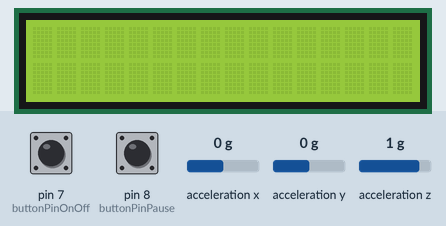
Recording of a sketch running on a simulated Arduino Uno, built with avr-gcc and run on an emulated ATmega328P. On the bench: 16×2 character LCD. The test bench sets the inputs (shaded band); at power-on: pin 7 (buttonPinOnOff) HIGH, pin 8 (buttonPinPause) HIGH, acceleration x 0 g, acceleration y 0 g, acceleration z 1 g.

Above: at 1.6 s.
1.7 s: pin 7 (buttonPinOnOff) pulled LOW for 3.2 s
At 6.2 s:
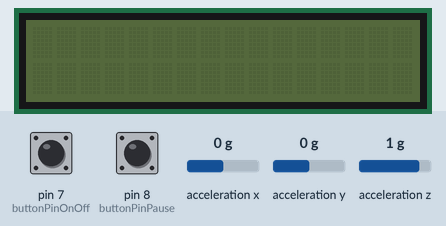
6.4 s: pin 8 (buttonPinPause) pulled LOW for 3.2 s
At 11.1 s:
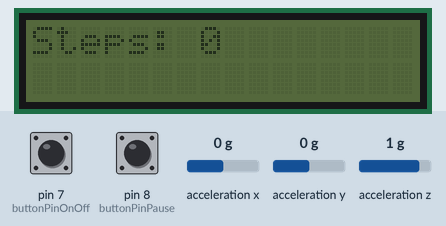
12.0 s: pin 7 (buttonPinOnOff) pulled LOW for 0.15 s
At 13.8 s:
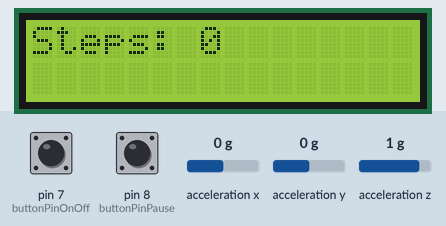
14.5 s: pin 8 (buttonPinPause) pulled LOW for 3.2 s
At 16.3 s:
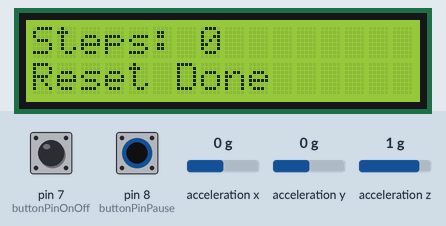
20.1 s: pin 7 (buttonPinOnOff) pulled LOW for 1 s
At 20.9 s:
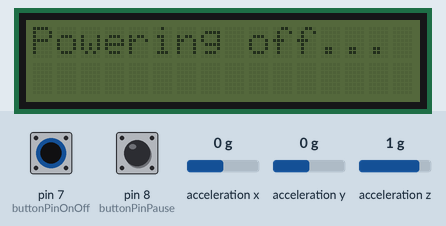
22.6 s: pin 8 (buttonPinPause) pulsed LOW 2 times (0.12 s each, 0.3 s apart)
At 24.0 s:
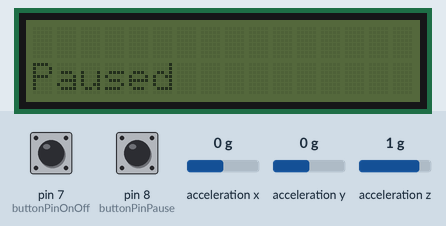
Timing chart, 0 to 25.6 s (numbered marks = the images above; inputs shaded):
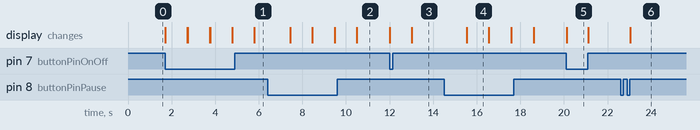

Measured:
- after the input at 1.7 s, the display: first changes at once (image 1 shows a later state)
- after the input at 6.4 s, the display: first changes after 1.0 s (image 2 shows a later state)
- after the input at 12.0 s, the display: first changes at once (image 3 shows a later state)
- after the input at 14.5 s, the display: changes after 1.0 s (image 4)
- after the input at 20.1 s, the display: changes at once (image 5)
- after the input at 22.6 s, the display: changes after 0.43 s (image 6)
- what the display in image 4 shows lasts 1.1 s, from 15.5 s to 16.6 s

The sketch:

arduino_based_step_counter.ino
```cpp
#include <Wire.h>
#include <Adafruit_Sensor.h>
#include <Adafruit_ADXL345_U.h>
#include <LiquidCrystal_I2C.h>

LiquidCrystal_I2C lcd(0x27, 16, 2);

Adafruit_ADXL345_Unified accel = Adafruit_ADXL345_Unified();

const int buttonPinOnOff = 7;
const int buttonPinPause = 8;

unsigned long debounceDelay = 50;
unsigned long pressStartTime = 0;
bool longPressDetected = false;
bool isPaused = true;
bool isOn = false;

int steps = 0;
int flag = 0;
float threshold = 11.6;
float xval[100] = {0}, yval[100] = {0}, zval[100] = {0};
float xavg, yavg, zavg;

void calibrate() {
  float sum = 0, sum1 = 0, sum2 = 0;
  sensors_event_t event;

  for (int i = 0; i < 100; i++) {
    accel.getEvent(&event);
    xval[i] = event.acceleration.x;
    sum += xval[i];
  }
  xavg = sum / 100.0;

  for (int j = 0; j < 100; j++) {
    accel.getEvent(&event);
    yval[j] = event.acceleration.y;
    sum1 += yval[j];
  }
  yavg = sum1 / 100.0;


  for (int q = 0; q < 100; q++) {
    accel.getEvent(&event);
    zval[q] = event.acceleration.z;
    sum2 += zval[q];
  }
  zavg = sum2 / 100.0;
}

#define SAMPLE_SIZE 5

float smoothData(float newData, float previousAvg) {
  static float buffer[SAMPLE_SIZE] = {0};
  static int index = 0;
  float sum = 0;


  buffer[index] = newData;
  index = (index + 1) % SAMPLE_SIZE;

  for (int i = 0; i < SAMPLE_SIZE; i++) {
    sum += buffer[i];
  }

  return sum / SAMPLE_SIZE;
}

void setup() {
  Serial.begin(9600);
  lcd.init();
  lcd.backlight();
  lcd.clear();

  if (!accel.begin()) {
    Serial.println("Couldn't find the ADXL345 sensor.");
    while (1);
  }

  calibrate();

  pinMode(buttonPinOnOff, INPUT_PULLUP);
  pinMode(buttonPinPause, INPUT_PULLUP);
}

void loop() {
  handlePowerButton();

  handlePauseResetButton();

  if (isOn && !isPaused) {
    countSteps();
  }
}

void handlePowerButton() {
  static unsigned long lastPowerPress = 0;
  if (digitalRead(buttonPinOnOff) == LOW && millis() - lastPowerPress > debounceDelay) {
    lastPowerPress = millis();
    isOn = !isOn;

    if (isOn) {
      lcd.clear();
      lcd.print("Powering on...");
      lcd.backlight();
      delay(1000);
      steps = 0;
      lcd.clear();
      lcd.print("Steps: 0");
    } else {
      lcd.clear();
      lcd.print("Powering off...");
      lcd.noBacklight();
      delay(1000);
      lcd.clear();
    }
  }
}

void handlePauseResetButton() {
  static unsigned long lastPausePress = 0;

  if (digitalRead(buttonPinPause) == LOW && millis() - lastPausePress > debounceDelay) {
    lastPausePress = millis();

    if (!longPressDetected) {
      pressStartTime = millis();
      longPressDetected = true;
    }

    if (millis() - pressStartTime > 1000) {
      steps = 0;
      lcd.clear();
      lcd.print("Steps: 0");
      lcd.setCursor(0, 1);
      lcd.print("Reset Done");
      delay(1000);
      lcd.clear();
      lcd.print("Steps: 0");
      isPaused = true;
      longPressDetected = false;
    }
  } else if (digitalRead(buttonPinPause) == HIGH) {

    if (longPressDetected && (millis() - pressStartTime) < 1000) {
      isPaused = !isPaused;
      lcd.setCursor(0, 1);
      if (isPaused) {
        lcd.print("Paused     ");
      } else {
        lcd.print("            ");
      }
    }
    longPressDetected = false;
  }
}

void countSteps() {
  sensors_event_t event;
  accel.getEvent(&event);

  float totvect = sqrt(event.acceleration.x * event.acceleration.x +
                       event.acceleration.y * event.acceleration.y +
                       event.acceleration.z * event.acceleration.z);

  float smoothedTotVect = smoothData(totvect, 0);

  if (smoothedTotVect > threshold && flag == 0) {
    steps++;
    flag = 1;
  } else if (smoothedTotVect < threshold && flag == 1) {
    flag = 0;
  }

  lcd.setCursor(0, 0);
  lcd.print("Steps: ");
  lcd.print(steps);
}
```
